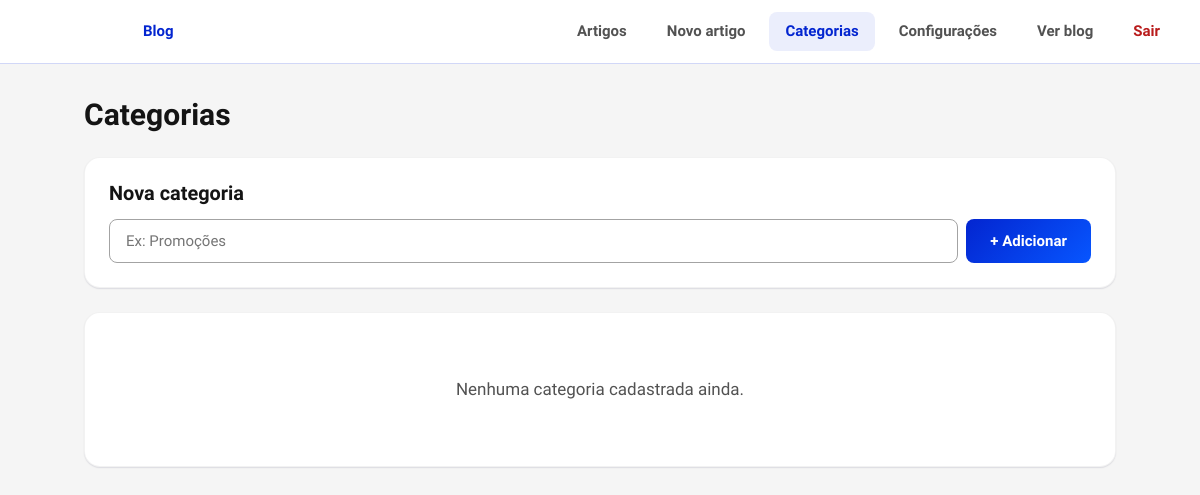
/public/blog/admin/categorias.php (signed in), run on an earlier commit of the app's database.
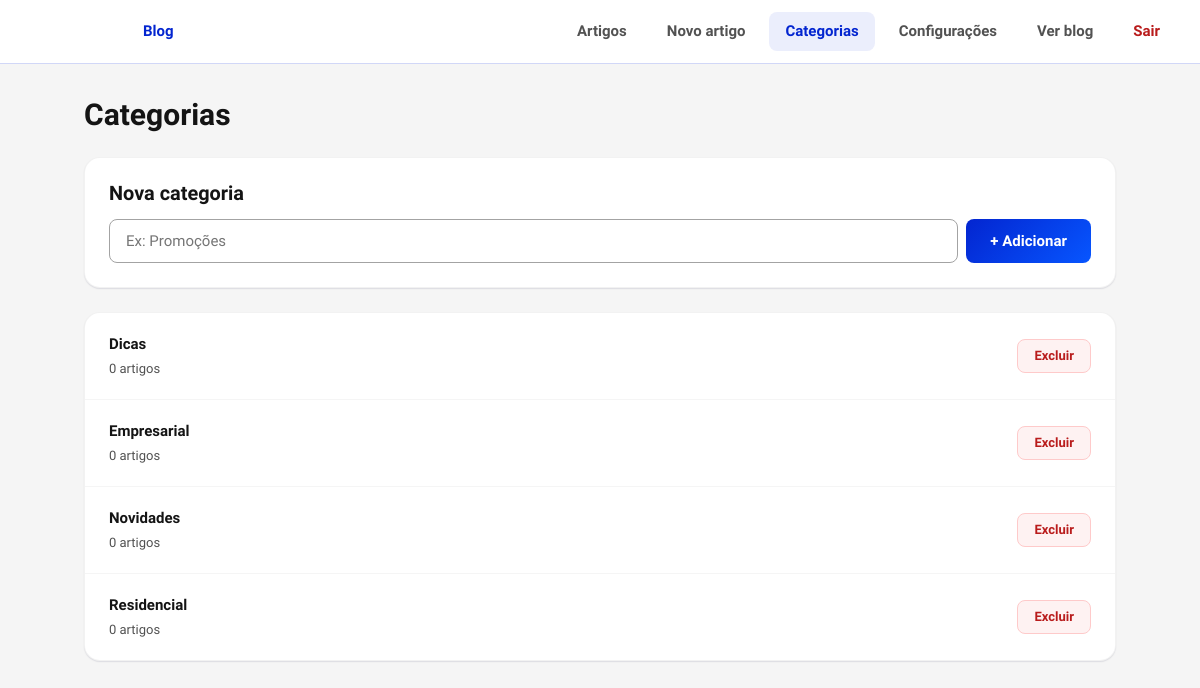
And on a later commit of the database.
### tables this page shows
CREATE TABLE IF NOT EXISTS blog_categorias (
    id INT UNSIGNED AUTO_INCREMENT PRIMARY KEY,
    nome VARCHAR(60) NOT NULL,
    criado_em DATETIME NOT NULL DEFAULT CURRENT_TIMESTAMP,
    UNIQUE KEY idx_nome (nome)
);

### public/blog/admin/categorias.php (the view, shortened to what this page needs)
<?php
$conn = conectarBanco();
$categorias = $conn->query(
    "SELECT c.id, c.nome, COUNT(a.id) AS total_artigos
     FROM blog_categorias c
     LEFT JOIN blog_artigos a ON a.categoria = c.nome
     GROUP BY c.id, c.nome
     ORDER BY c.nome"
)->fetch_all(MYSQLI_ASSOC);
?>
<!DOCTYPE html>
<html lang="pt-BR">
<head>
    <link rel="stylesheet" href="/blog/admin/assets/admin.css" />
</head>
<body>
    <div class="admin-shell">
        <header class="admin-topbar">
            <div class="admin-topbar-brand">
                <img src="/assets/icons/logo-zamtech.svg" alt="Zamtech" onerror="this.style.display='none'" />
                <span>Blog</span>
            </div>
            <nav class="admin-topbar-nav">
                <a href="/blog/admin/">Artigos</a>
                <a href="/blog/admin/editor.php">Novo artigo</a>
                <a href="/blog/admin/categorias.php" class="ativo">Categorias</a>
                <a href="/blog/admin/configuracoes.php">Configurações</a>
                <a href="/blog" target="_blank">Ver blog</a>
                <a href="/blog/admin/logout.php" class="btn-sair">Sair</a>
            </nav>
        </header>
        <main class="admin-content">
            <div class="admin-page-header">
                <h1>Categorias</h1>
            </div>
            <div class="card" style="padding: 24px; margin-bottom: 24px;">
                <h3 style="margin-bottom: 12px;">Nova categoria</h3>
                <form method="POST" class="form-categoria-nova">
                    <input type="text" name="nome" placeholder="Ex: Promoções" maxlength="60" required />
                    <button type="submit" class="btn btn-primary">+ Adicionar</button>
                </form>
            </div>
            <div class="card">
                <?php if (empty($categorias)): ?>
                    <div class="estado-vazio">
                        <p>Nenhuma categoria cadastrada ainda.</p>
                    </div>
                <?php else: ?>
                    <div class="lista-artigos">
                        <?php foreach ($categorias as $cat): ?>
                            <div class="item-artigo item-categoria">
                                <div class="item-artigo-info">
                                    <div class="item-artigo-titulo"><?= htmlspecialchars($cat['nome'], ENT_QUOTES) ?></div>
                                    <div class="item-artigo-meta">
                                        <span><?= (int) $cat['total_artigos'] ?> artigo<?= (int) $cat['total_artigos'] === 1 ? '' : 's' ?></span>
                                    </div>
                                </div>
                                <div class="item-artigo-acoes">
                                    <button type="button" class="btn btn-sm btn-danger-outline" data-excluir-categoria="<?= (int) $cat['id'] ?>" data-nome-categoria="<?= htmlspecialchars($cat['nome'], ENT_QUOTES) ?>">Excluir</button>
                                </div>
                            </div>
                        <?php endforeach; ?>
                    </div>
                <?php endif; ?>
            </div>
        </main>
    </div>
</body>
</html>

What changed in the data, as far as the page shows it:
added blog_categorias: nome "Dicas", total_artigos "0"
added blog_categorias: nome "Empresarial", total_artigos "0"
added blog_categorias: nome "Novidades", total_artigos "0"
added blog_categorias: nome "Residencial", total_artigos "0"
Also different on the page:
text no longer shown: "Nenhuma categoria cadastrada ainda."
